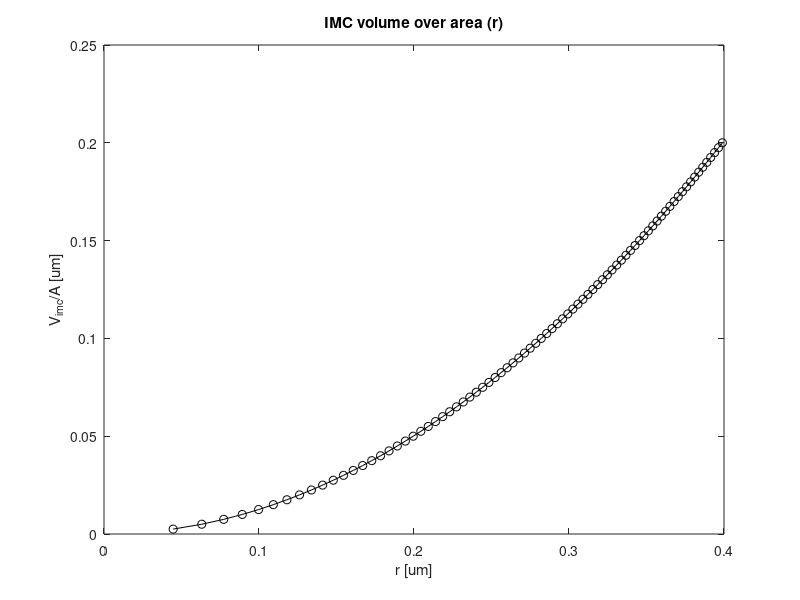
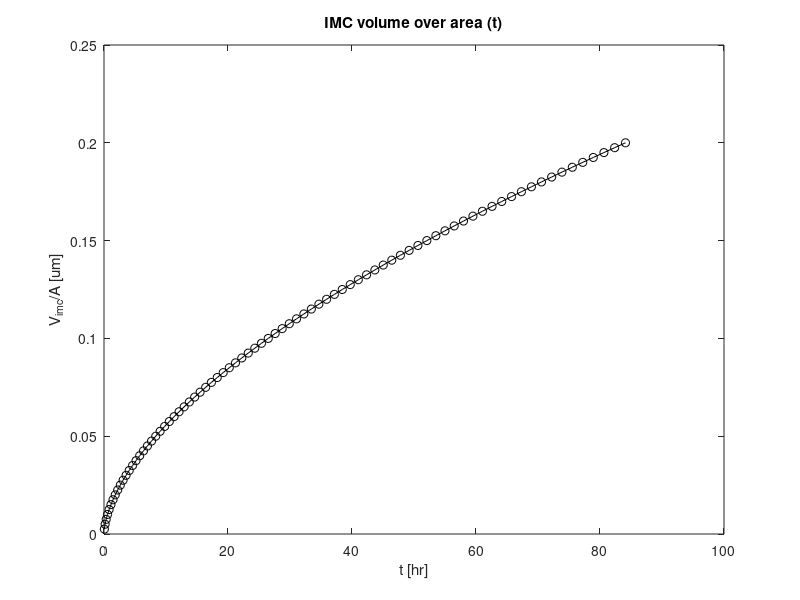

These figures' MATLAB source, in order:
% Calfem
addpath /home/er7128ja/Nextcloud/Projekt/Matlab_Calfem/Calfem/fem
close all; clc; clear

% Geometry
width       = 2.5;
ngrains     = 2;
grain_width = width/ngrains;

% IMC steps
IMC_steps = 80;

% Define volume increase
V_IMC_over_A = 0.2;
vol_IMC      = 0;
radius_IMC   = 0;
vol_IMC_inc  = V_IMC_over_A/IMC_steps;

% Define plot variables
vol_inc_steps    = zeros(IMC_steps,1);
radius_inc_steps = zeros(IMC_steps,1);

% Increase volume
for k=1:IMC_steps

    % Update volume incrementally
    vol_IMC = vol_IMC + vol_IMC_inc;

    % Find corresponding IMC radius
    radius_IMC = sqrt(grain_width*2*vol_IMC/pi);

    % Save for plotting
    vol_inc_steps(k)    = vol_IMC;
    radius_inc_steps(k) = radius_IMC;

    disp('----')
    disp(['Load step ', num2str(k)])
    disp(['IMC volume per area: ', num2str(vol_IMC)])
    disp(['IMC radius: ', num2str(radius_IMC)])
end

% Plot radius versus IMC volumer over area
figure()
plot(radius_inc_steps, vol_inc_steps, 'ko-')
xlabel('r [um]')
ylabel('V_{imc}/A [um]')
title('IMC volume over area (r)')

% IMC growth over time
figure()
time_vec = (vol_inc_steps/0.014).^(1/0.6);
time_vec2 = (vol_inc_steps/0.014).^(1/1);
plot(time_vec, vol_inc_steps, 'ko-')
xlabel('t [hr]')
ylabel('V_{imc}/A [um]')
title('IMC volume over area (t)')

% % Plot radius versus IMC volumer over area
% plot(radius_vec, V_IMC_over_A_vec, 'r-', 'LineWidth',2)
% xlabel('r_{imc}')
% ylabel('V_{imc}/A [um]')
% title('IMC volume over area (r)')



% 
% % Radius vs time
% figure()
% plot(radius_vec, time_vec, 'b-', 'LineWidth',2)
% xlabel('r [um]')
% ylabel('t [hr]')
% title('IMC radius vs time')
